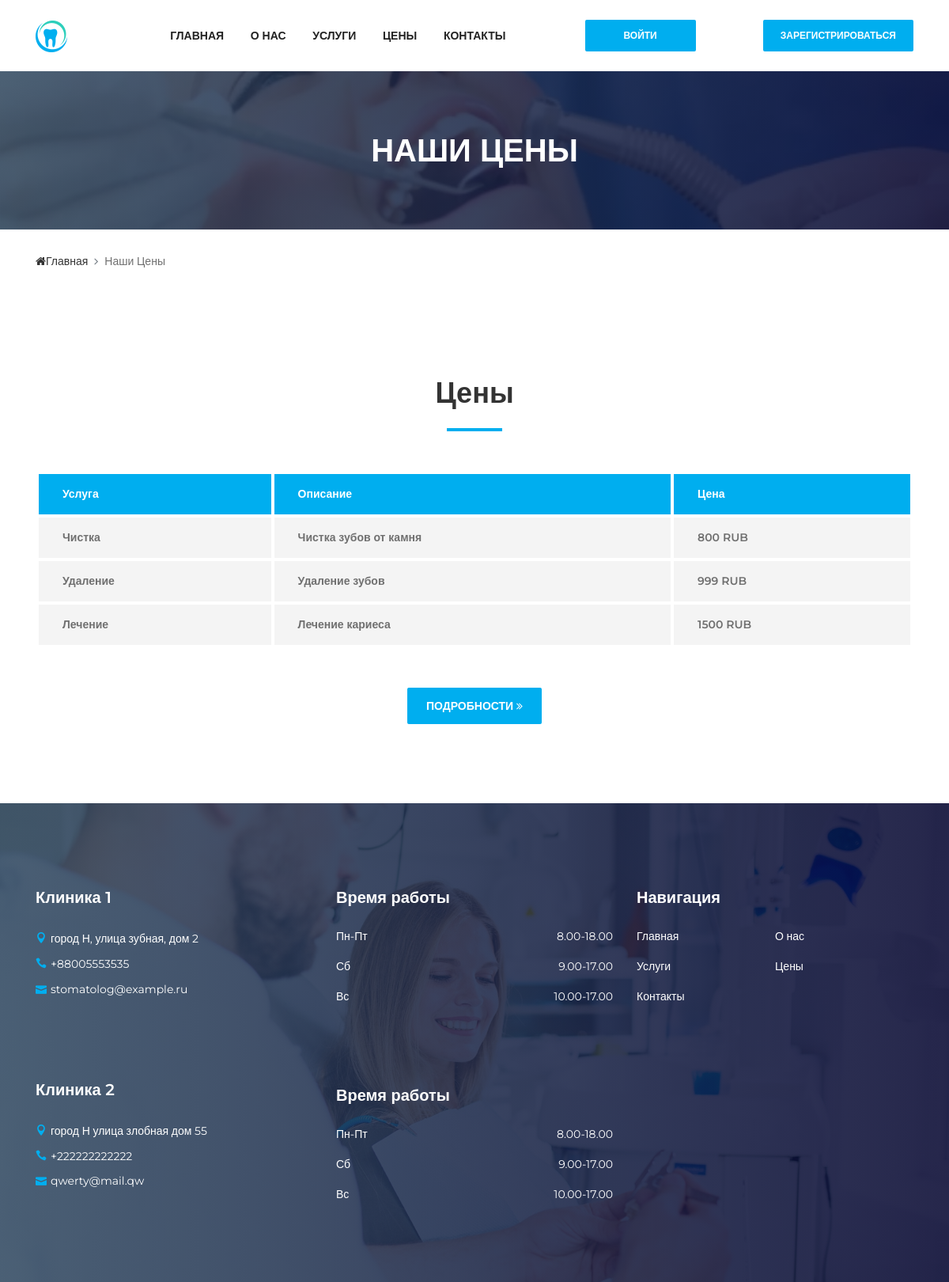
The page /pricing/ on the database its author committed.
### website/models.py (models this page shows, shortened)
class Service(models.Model):
    class Meta:
        verbose_name = 'Услуга'
        verbose_name_plural = 'Услуги'
    image = models.ImageField(upload_to='website/',
                              blank=True,
                              null=True,
                              verbose_name='Изображение')
    title = models.CharField(max_length=168, verbose_name='Название')
    content = models.TextField(verbose_name='Описание')
    price = models.IntegerField(verbose_name='стоимость')

class AboutUs(models.Model):
    image = models.ImageField(upload_to='website/',
                              blank=True,
                              null=True,
                              verbose_name='Изображение')
    title = models.CharField(max_length=128, verbose_name='Название')
    content = models.TextField(verbose_name='Описание')
    address = models.CharField(max_length=256,
                               verbose_name='адрес')
    phone = models.CharField(max_length=32,
                             verbose_name='Номер телефона')
    email = models.EmailField(verbose_name='Почта/email',
                              unique=False,
                              blank=False)
    map_iframe = models.TextField(help_text="ссылка на встраивание карт")
    class Meta:
        verbose_name = 'клиника'
        verbose_name_plural = 'клиники'

### website/views.py (the view)
# urls.py: path('pricing/', views.pricing, name="pricing"),
def pricing(request):
    about_us = AboutUs.objects.all()
    services = Service.objects.all()
    return render(request, 'pricing.html', {'services': services,
                                            'about_us': about_us,})

### website/templates/pricing.html (shortened to what this page needs)
{% extends 'base.html' %}
{% load static %}
{% block content %}
  <div class="breadcumb-area bg-img bg-gradient-overlay" style="background-image: url({% static 'website/img/bg-img/12.jpg' %});">
    <div class="container h-100">
      <div class="row h-100 align-items-center">
        <div class="col-12">
          <h2 class="title">Наши цены</h2>
        </div>
      </div>
    </div>
  </div>
  <div class="breadcumb--con">
    <div class="container">
      <div class="row">
        <div class="col-12">
          <nav aria-label="breadcrumb">
            <ol class="breadcrumb">
              <li class="breadcrumb-item"><a href="{% url 'home' %}"><i class="fa fa-home"></i>Главная</a></li>
              <li class="breadcrumb-item active" aria-current="page">Наши цены</li>
            </ol>
          </nav>
        </div>
      </div>
    </div>
  </div>
  <section class="dento-pricing-table-area section-padding-100">
    <div class="container">
      <div class="row">
        <div class="col-12">
          <div class="section-heading text-center">
            <h2>Цены</h2>
            <div class="line"></div>
          </div>
        </div>
      </div>
      <div class="row">
        <div class="col-12">
          <div class="dento-price-table table-responsive">
            <table class="table table-borderless mb-0">
              <thead>
                <tr>
                  <th scope="col">Услуга</th>
                  <th scope="col">Описание</th>
                  <th scope="col">Цена</th>
                </tr>
              </thead>
              <tbody>
                {% for serv in services %}
                  <tr>
                    <th scope="row">{{ serv.title }}</th>
                    <td>{{ serv.content }}</td>
                    <td>{{ serv.price }} RUB</td>
                  </tr>
                {% endfor %}
              </tbody>
            </table>
          </div>
        </div>
        <div class="col-12">
          <div class="more-btn text-center mt-50">
            <a href="{% url 'service' %}" class="btn dento-btn">Подробности <i class="fa fa-angle-double-right"></i></a>
          </div>
        </div>
      </div>
    </div>
  </section>
{% endblock %}

### website/templates/base.html (shortened to what this page needs)
{% load static %}
<!DOCTYPE html>
<html lang="en">
<head>
  <link rel="stylesheet" href="{% static 'website/css/style.css' %}">
</head>
<body>
  <header class="header-area">
    <div class="main-header-area">
      <div class="classy-nav-container breakpoint-off">
        <div class="container">
          <nav class="classy-navbar justify-content-between" id="dentoNav">
            <a class="nav-brand" href="{% url 'home' %}"><img src="{% static 'website/img/core-img/favicon.ico' %}" alt=""></a>
            <div class="classy-menu">
              <div class="classynav">
                <ul id="nav">
                  <li><a href="{% url 'home' %}">Главная</a></li>
                  <li><a href="{% url 'about' %}">О нас</a></li>
                  <li><a href="{% url 'service' %}">Услуги</a></li>
                  <li><a href="{% url 'pricing' %}">Цены</a></li>
                  <li><a href="{% url 'contact' %}">Контакты</a></li>
                </ul>
              </div>
            </div>
            {% if user.is_authenticated %}
              <a href="{% url 'booknow' %}" class="btn dento-btn booking-btn">Записаться на прием</a>
              <a href="{% url 'cabinet_page' user.id %}" class="btn dento-btn booking-btn">Личный кабинет</a>
              <a href="{% url 'logout' %}" class="btn dento-btn booking-btn">Выйти</a>
            {% else %}
              <a href="{% url 'login_page' %}" class="btn dento-btn booking-btn">Войти</a>
              <a href="{% url 'registration_page' %}" class="btn dento-btn booking-btn">Зарегистрироваться</a>
            {% endif %}
          </nav>
        </div>
      </div>
    </div>
  </header>
{% block content %}
{% endblock %}
  <footer class="footer-area bg-img bg-gradient-overlay" style="background-image: url({% static 'website/img/bg-img/3.jpg' %});">
    <div class="container">
      <div class="row">
        <div class="col-12 col-sm-6 col-lg-4">
          {% for clinic in about_us %}
            <div class="single-footer-widget">
            <h5 class="widget-title">{{ clinic.title }}</h5>
              <div class="footer-contact">
                <p><i class="icon_pin"></i>{{ clinic.address}}</p>
                <p><i class="icon_phone"></i>{{ clinic.phone }}</p>
                <p><i class="icon_mail"></i>{{ clinic.email }}</p>
              </div>
            </div>
          {% endfor %}
        </div>
        <div class="col-12 col-sm-6 col-lg">
          <div class="single-footer-widget">
            <h5 class="widget-title">Время работы</h5>
            <ul class="opening-hours">
              <li><span>Пн-Пт</span> <span>8.00-18.00</span></li>
              <li><span>Сб</span> <span>9.00-17.00</span></li>
              <li><span>Вс</span> <span>10.00-17.00</span></li>
            </ul>
          </div>
          <div class="single-footer-widget">
            <h5 class="widget-title">Время работы</h5>
            <ul class="opening-hours">
              <li><span>Пн-Пт</span> <span>8.00-18.00</span></li>
              <li><span>Сб</span> <span>9.00-17.00</span></li>
              <li><span>Вс</span> <span>10.00-17.00</span></li>
            </ul>
          </div>
        </div>
        <div class="col-12 col-sm-6 col-lg">
          <div class="single-footer-widget">
            <h5 class="widget-title">Навигация</h5>
            <nav>
              <ul class="quick-links">
                <li><a href="{% url 'home' %}">Главная</a></li>
                <li><a href="{% url 'about' %}">О нас</a></li>
                <li><a href="{% url 'service' %}">Услуги</a></li>
                <li><a href="{% url 'pricing' %}">Цены</a></li>
                <li><a href="{% url 'contact' %}">Контакты</a></li>
              </ul>
            </nav>
          </div>
        </div>
      </div>
    </div>
  </footer>
</body>
</html>

### static/website/css/default-assets/classy-nav.css (style rules this page uses)
body { font-family: "Roboto", sans-serif; }
ul { margin: 0; }
ul li { list-style: none; }
img { height: auto; max-width: 100%; }
.bg-img { background-position: center center; background-size: cover; background-repeat: no-repeat; }
.classy-nav-container { position: relative; z-index: 100; background-color: #ffffff; }
.classy-nav-container * { box-sizing: border-box; }
.classy-nav-container a { -webkit-transition-duration: 500ms; transition-duration: 500ms; text-decoration: none; outline: none; font-size: 14px; font-weight: 400; color: #232323; display: inline-block; }
.justify-content-between { -webkit-box-pack: justify; -ms-flex-pack: justify; justify-content: space-between; }
.classy-navbar { width: 100%; height: 70px; padding: 0.5em 2em; display: -webkit-box; display: -ms-flexbox; display: flex; -webkit-box-align: center; -ms-flex-align: center; -ms-grid-row-align: center; align-items: center; }
.classy-navbar .nav-brand { font-size: 26px; font-weight: 500; color: #565656; display: inline-block; margin-right: 30px; }
.classynav ul li { display: inline-block; clear: both; position: inherit; z-index: 10; }
.classynav ul li a { padding: 0 12px; display: block; height: 35px; font-size: 14px; line-height: 34px; }
.breakpoint-off .classynav { display: -webkit-box; display: -ms-flexbox; display: flex; -webkit-box-align: center; -ms-flex-align: center; -ms-grid-row-align: center; align-items: center; }

### rows shown on the page
Service: title "Чистка", content "Чистка зубов от камня", price "800"
Service: title "Удаление", content "Удаление зубов", price "999"
Service: title "Лечение", content "Лечение кариеса", price "1500"
AboutUs: title "Клиника 1", address "город Н, улица зубная, дом 2", phone "+88005553535", email "stomatolog@example.ru"
AboutUs: title "Клиника 2", address "город Н улица злобная дом 55", phone "+222222222222", email "qwerty@mail.qw"
